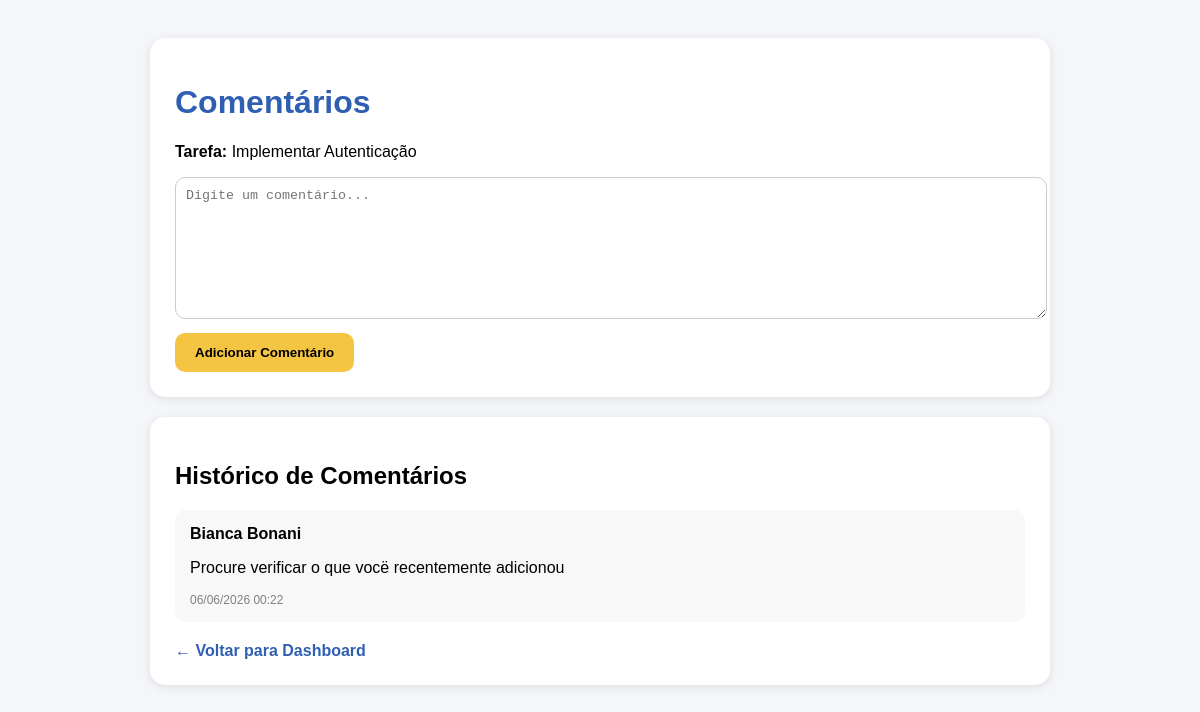
/comentarios/23 (signed in), run on the app's committed database.
### tables this page shows
CREATE TABLE tarefas(
                id INTEGER PRIMARY KEY AUTOINCREMENT,
                tarefa TEXT
            , status TEXT DEFAULT 'A Fazer', usuario_id INTEGER, prioridade TEXT DEFAULT 'Média', prazo TEXT, responsavel TEXT, projeto_id INTEGER);

CREATE TABLE comentarios(
        id INTEGER PRIMARY KEY AUTOINCREMENT,
        tarefa_id INTEGER NOT NULL,
        usuario_id INTEGER NOT NULL,
        comentario TEXT NOT NULL,
        data TEXT,
        FOREIGN KEY(tarefa_id) REFERENCES tarefas(id),
        FOREIGN KEY(usuario_id) REFERENCES usuarios(id)
    );

CREATE TABLE usuarios (
            id INTEGER PRIMARY KEY AUTOINCREMENT,
            nome TEXT NOT NULL,
            email TEXT NOT NULL UNIQUE,
            senha TEXT NOT NULL
        );

### app.py (the view, shortened to what this page needs)
@app.route("/comentarios/<int:tarefa_id>", methods=["GET", "POST"])
def comentarios(tarefa_id):
    if "usuario_id" not in session:
        return redirect("/login")
    conexao = get_db()
    cursor = conexao.cursor()
    cursor.execute("""
    SELECT id, tarefa
    FROM tarefas
    WHERE id=?
    """, (tarefa_id,))
    tarefa = cursor.fetchone()
    if not tarefa:
        conexao.close()
        return redirect("/dashboard")
    cursor.execute("""
    SELECT comentarios.comentario,
           comentarios.data,
           usuarios.nome
    FROM comentarios
    JOIN usuarios
    ON comentarios.usuario_id = usuarios.id
    WHERE comentarios.tarefa_id=?
    ORDER BY comentarios.id DESC
    """, (tarefa_id,))
    comentarios = cursor.fetchall()
    conexao.close()
    return render_template(
        "comentarios.html",
        tarefa=tarefa,
        comentarios=comentarios
    )

### app.py (called while the page is built)
def get_db():
    conexao = sqlite3.connect("dim.db")
    return conexao

### templates/comentarios.html (shortened to what this page needs)
<!DOCTYPE html>
<html lang="pt-BR">
<head>
</head>
<body>
<div class="container">
<div class="card">
<h1>Comentários</h1>
<p>
<strong>Tarefa:</strong>
{{ tarefa[1] }}
</p>
<form method="POST">
<textarea
name="comentario"
placeholder="Digite um comentário..."
required></textarea>
<button type="submit">
Adicionar Comentário
</button>
</form>
</div>
<div class="card">
<h2>Histórico de Comentários</h2>
{% for comentario in comentarios %}
<div class="comentario">
<strong>{{ comentario[2] }}</strong>
<p>{{ comentario[0] }}</p>
<div class="data">
{{ comentario[1] }}
</div>
</div>
{% endfor %}
<a href="/dashboard" class="voltar">
← Voltar para Dashboard
</a>
</div>
</div>
</body>
</html>

### templates/comentarios.html (style rules this page uses)
body { font-family:Arial,sans-serif; background:#f4f6f9; padding:30px; }
.container { max-width:900px; margin:auto; }
.card { background:white; padding:25px; border-radius:15px; margin-bottom:20px; box-shadow:0 2px 10px rgba(0,0,0,0.1); }
h1 { color:#2f5fb3; }
textarea { width:100%; height:120px; padding:10px; border-radius:10px; border:1px solid #ccc; }
button { background:#f4c542; border:none; padding:12px 20px; border-radius:10px; font-weight:bold; cursor:pointer; margin-top:10px; }
.comentario { background:#f8f8f8; padding:15px; border-radius:10px; margin-top:10px; }
.data { color:gray; font-size:12px; }
.voltar { display:inline-block; margin-top:20px; text-decoration:none; color:#2f5fb3; font-weight:bold; }

### data on the page
tarefas: tarefa "Implementar Autenticação"
comentarios: nome "Bianca Bonani", comentario "Procure verificar o que vocë recentemente adicionou", data "06/06/2026 00:22"
